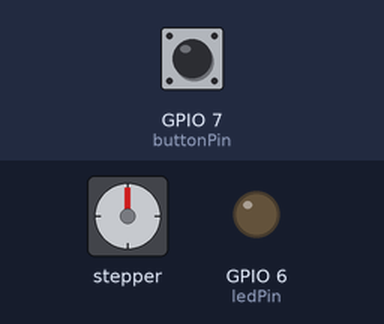
Bench run of a sketch on a simulated Seeed XIAO ESP32-C3. Parts: stepper motor, output pins drawn as LEDs (lit = HIGH). Dashed ring = blinking. The test bench sets the inputs (shaded band); at power-on: GPIO 7 (buttonPin) HIGH. Stepper angles assume 600 steps per turn.

Above: at 1.2 s.
1.3 s: GPIO 7 (buttonPin) pulled LOW for 0.15 s
At 2.2 s:
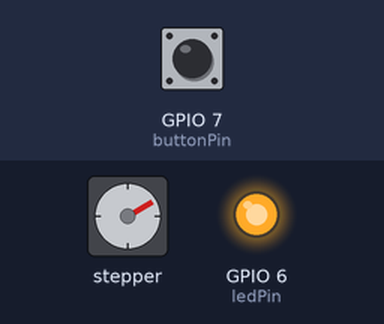
4.4 s: GPIO 7 (buttonPin) pulled LOW for 1 s
At 4.56 s:
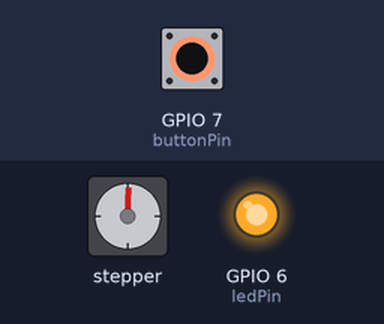
7.5 s: GPIO 7 (buttonPin) pulled LOW for 3.2 s
At 12.0 s:
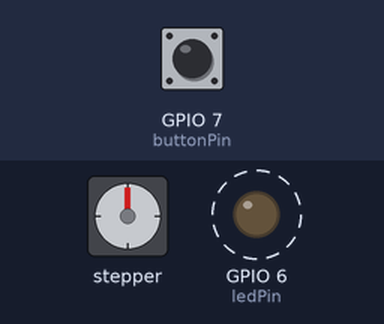
12.2 s: GPIO 7 (buttonPin) driven LOW
At 13.69 s:
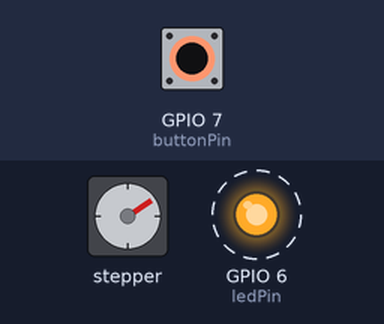
Timing chart, 0 to 16.2 s (numbered marks = the images above; inputs shaded):
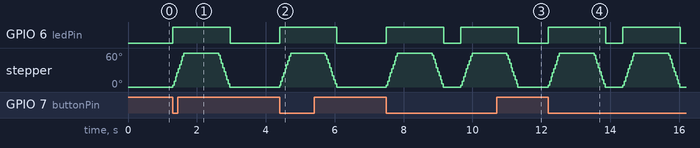

Measured:
- after the input at 1.3 s, GPIO 6 (ledPin): LOW → HIGH at once, → LOW 1.7 s later; stepper: turns 60° clockwise in 0.32 s, then 60° counter-clockwise in 0.32 s
- after the input at 4.4 s, GPIO 6 (ledPin): LOW → HIGH at once, → LOW 1.7 s later; stepper: turns 60° clockwise in 0.32 s, then 60° counter-clockwise in 0.32 s
- after the input at 7.5 s, GPIO 6 (ledPin): alternates HIGH for 1.7 s and LOW for 0.50 s, starting at once; stepper: turns 60° clockwise in 0.32 s, then 60° counter-clockwise in 0.32 s, then 60° clockwise in 0.32 s, then 60° counter-clockwise in 0.32 s
- after the input at 12.2 s, GPIO 6 (ledPin): alternates HIGH for 1.7 s and LOW for 0.50 s, starting at once; stepper: turns 60° clockwise in 0.32 s, then 60° counter-clockwise in 0.32 s, then 60° clockwise in 0.32 s, then 60° counter-clockwise in 0.32 s

The sketch:

Display_Device_Test.ino
```cpp
/*
 * Door Detective - XIAO ESP32C3 Test Code
 * Author: Yuna Xiong
 */

#include <Stepper.h>

Stepper myStepper(600, 2, 4, 3, 5);

const int ledPin = 6;
const int buttonPin = 7;

void setup() {
  Serial.begin(115200);
  myStepper.setSpeed(30);
  pinMode(buttonPin, INPUT_PULLUP);
  pinMode(ledPin, OUTPUT);
}

void loop() {
  if (digitalRead(buttonPin) == LOW) {
    digitalWrite(ledPin, HIGH);
    myStepper.step(100);
    delay(1000);
    myStepper.step(-100);
    digitalWrite(ledPin, LOW);
    delay(500);
  }
}
```
